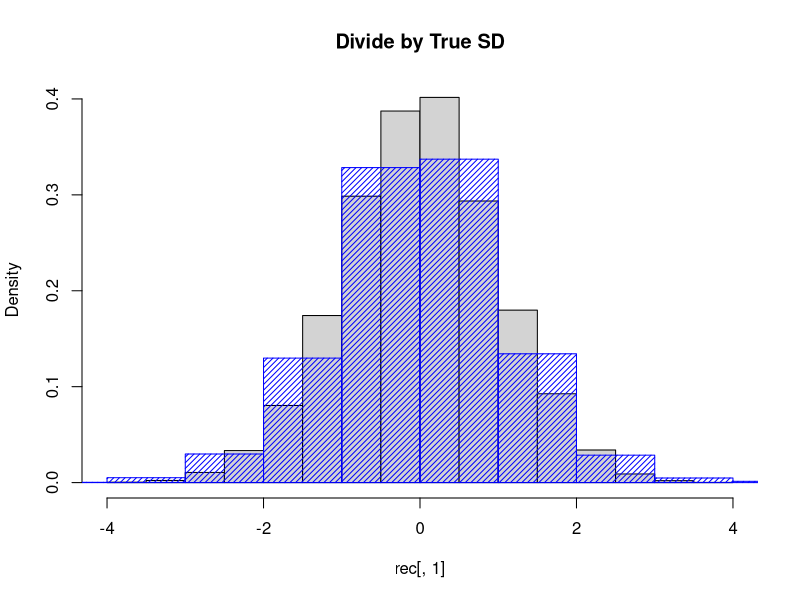
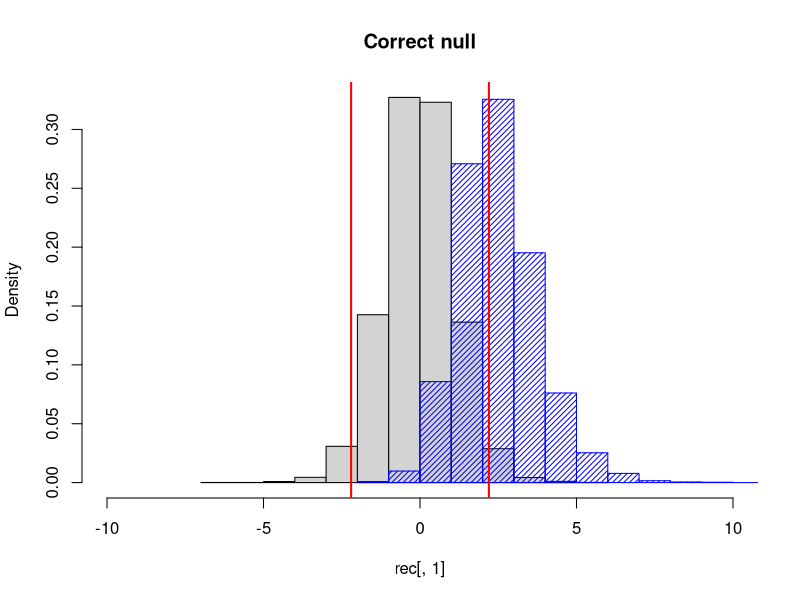

Generate these figures, in order, with R:
## ---- chunk 1
knitr::opts_chunk$set(echo = TRUE)
## ---- chunk 2
# Number of times we will simulate a new data set
sim.size <- 10000

# number of observations
n <- 15
# number of covariates
p <- 3
# standard deviation of the X values
x.sd <- 1

# drawing the covariates from a normal distribution
X <- matrix(rnorm(n * p, sd = x.sd), n, p)
# We include a column of all 1's into the matrix of observations
# that column corresponds to the intercept term
X <- cbind(rep(1, n), X)
# coefficients are all set to 1 (except no intercept)
b <- rep(1, p + 1)

# recording the estimated values for each simulated data set
rec <- matrix(0, sim.size, 2)


# t(X) %*% X computes X'X and the solve function computes the inverse
# so solve(t(X) %*% X) corresponds to (X'X)^{-1}
V <- solve(t(X) %*% X)

beta_null <- 1

for(i in 1:sim.size){
  
  # Sample errors from a normal distribution with mean 0 and sd = 1
  errs <- rnorm(n, mean = 0, sd = 1)
  
  # Sample errors from a gamma distribution with mean 0 and sd = 1
  # errs <- rgamma(n, 1, 1) - 1
  
  # Form the dependent variable Y
  Y.norm <- X %*% b + errs
  
  # Fit the regression
  # we include the -1 term to tell R not to add in an intercept term
  # since we've manually included the column of 1's in the matrix X
  reg_norm <- lm(Y.norm ~X - 1)
  
  # RSS(b hat) / (n-p): we can calculate this using the residuals, and now we
  # adjust for the fact that we are using residuals and not the true errors
  resid_adjust <- sum(reg_norm$res^2) / (n- p - 1)
  

  v_resid <- resid_adjust * V
  
  t_true <- (reg_norm$coefficients[2] - beta_null) / sqrt(1 * V[2,2])
  t_resid <- (reg_norm$coefficients[2] - beta_null) / sqrt(v_resid[2,2])
  
  # record each of the estimators
  rec[i, ] <- c(t_true,
                t_resid)
}

## ---- chunk 3
hist(rec[, 1], main = "Divide by True SD", freq = F)
hist(rec[, 2], main = "Divide by Estimated SD", add = T, density = 25, col = "blue", freq = F)
## ---- chunk 4
# mean and variance of the t statistic using the true sd
mean(rec[, 1])
var(rec[, 1])

# mean and variance of the estimator using the estimated sd
mean(rec[, 2])
var(rec[, 2])

## ---- chunk 5
### .975 of the statistic are smaller than upper_true 
upper_true <- quantile(rec[, 1], probs = .975)
### .025 of the statistic are smaller than upper_true 
lower_true <- quantile(rec[, 1], .025)
upper_true
lower_true

## compare to the theoretical quantiles
qnorm(c(.025, .975))

## ---- chunk 6
upper_resid <- quantile(rec[, 2], .975)
lower_resid <- quantile(rec[, 2], .025)
lower_resid
upper_resid

## compare to the theoretical quantiles
qt(c(.025, .975), df = n - p - 1)
## ---- chunk 7
lower_true
upper_true
## ---- chunk 8
# Sum together the proportion of times it is higher than the upper cut off
# and the proportion of times it is lower than the lower cut off
# Alternatively, you can use the | operator to do an OR statement
mean(rec[,2]> upper_true) + mean(rec[,2] < lower_true)

mean(rec[,2]> upper_true | rec[,2] < lower_true)
## ---- chunk 9
  # Sample errors from a normal distribution with mean 0 and sd = 1
  errs <- rnorm(n, mean = 0, sd = 1)
  
  # Sample errors from a gamma distribution with mean 0 and sd = 1
  # errs <- rgamma(n, 1, 1) - 1
  
  # Form the dependent variable Y
  Y.norm <- X %*% b + errs
  
  # Fit the regression
  # we include the -1 term to tell R not to add in an intercept term
  # since we've manually included the column of 1's in the matrix X
  reg_norm <- lm(Y.norm ~X - 1)
  
  
  # This is gives var(b hat) = hat sigma^2 * (X'X)^{-1}
  vcov(reg_norm)
 
  
  # In the summary function
  # First column gives the estimated hat b_k 
  # Second column gives the estimated sd of each individual coordinate
  # Third column gives the t statistic when testing the null hypothesis that b_k = 0
  # Fourth column gives the p-value when testing the null hypothesis that b_k = 0
  summary(reg_norm)
  
  # $coefficients pulls out the table
  summary(reg_norm)$coefficients

  # estimated sd of hat b_1 
  summary(reg_norm)$coefficients[2,2]
## ---- chunk 10
# Number of times we will simulate a new data set
sim.size <- 10000

# number of observations
n <- 15
# number of covariates
p <- 3
# standard deviation of the X values
x.sd <- 1

# drawing the covariates from a normal distribution
X <- matrix(rnorm(n * p, sd = x.sd), n, p)
# We include a column of all 1's into the matrix of observations
# that column corresponds to the intercept term
X <- cbind(rep(1, n), X)
# coefficients are all set to 1 (except no intercept)
b <- rep(1, p + 1)
# set the coefficient corresponding to b_1 to 2
b[2] <- 1.5

# recording the estimated values for each simulated data set
rec <- matrix(0, sim.size, 2)


# t(X) %*% X computes X'X and the solve function computes the inverse
# so solve(t(X) %*% X) corresponds to (X'X)^{-1}
V <- solve(t(X) %*% X)

# Incorrect null hypothesis
b_null_incorrect <- .5

for(i in 1:sim.size){
  
  # Sample errors from a normal distribution with mean 0 and sd = 1
  errs <- rnorm(n, mean = 0, sd = 1)
  
  # Sample errors from a gamma distribution with mean 0 and sd = 1
  # errs <- rgamma(n, 1, 1) - 1
  
  # Form the dependent variable Y
  Y.norm <- X %*% b + errs
  
  # Fit the regression
  # we include the -1 term to tell R not to add in an intercept term
  # since we've manually included the column of 1's in the matrix X
  reg_norm <- lm(Y.norm ~X - 1)
  
  # get the estimated sd from summary(reg_norm)
  v_resid <- summary(reg_norm)$coefficients[2,2]
  
  ## calculate the test statistic for the correctly specified null distribution
  t_true <- (reg_norm$coefficients[2] - b[2]) / v_resid
  
  ## calculate the test statistic for the incorrectly specified null distribution
  t_inc <- (reg_norm$coefficients[2] - b_null_incorrect) / v_resid
  
  # record each of the statistics
  # 1st column is correctly specified null
  # 2nd column is incorrectly specified null
  rec[i, ] <- c(t_true, t_inc)
}

## ---- chunk 11
hist(rec[, 1], main = "Correct null", freq = F, xlim = c(-10, 10))
hist(rec[, 2], main = "Incorrect null", add = T, density = 25, col = "blue", freq = F)

# qt(.025, n - p - 1) returns a number x such that an observation 
# from a t distribution with n-p-1 degrees of freedom would only be smaller 
# than x, .025 of the time

# qt(.975, n - p - 1) returns a number x such that an observation 
# from a t distribution with n-p-1 degrees of freedom would be smaller 
# than x, .975 of the time. Or put differently, a value would only be larger
# than x .025 of the time

# Thus, the total probability that a value would only be smaller or larger 
# than the cut-offs is .05.
# The cutoffs are shown in red
lower_cutoff <- qt(.025, n - p - 1)
high_cutoff <- qt(.975, n - p - 1)
abline(v = c(lower_cutoff, high_cutoff), lwd = 2, col = "red")

## ---- chunk 12

# Get the proportion of times we would incorrectly reject the hypothesis that's correctly specified
mean(rec[,1] < lower_cutoff | rec[,1] > high_cutoff) 

# Get the proportion of times we would correctly reject the hypothesis that's incorrectly specified
mean(rec[,2] < lower_cutoff | rec[,2] > high_cutoff) 
